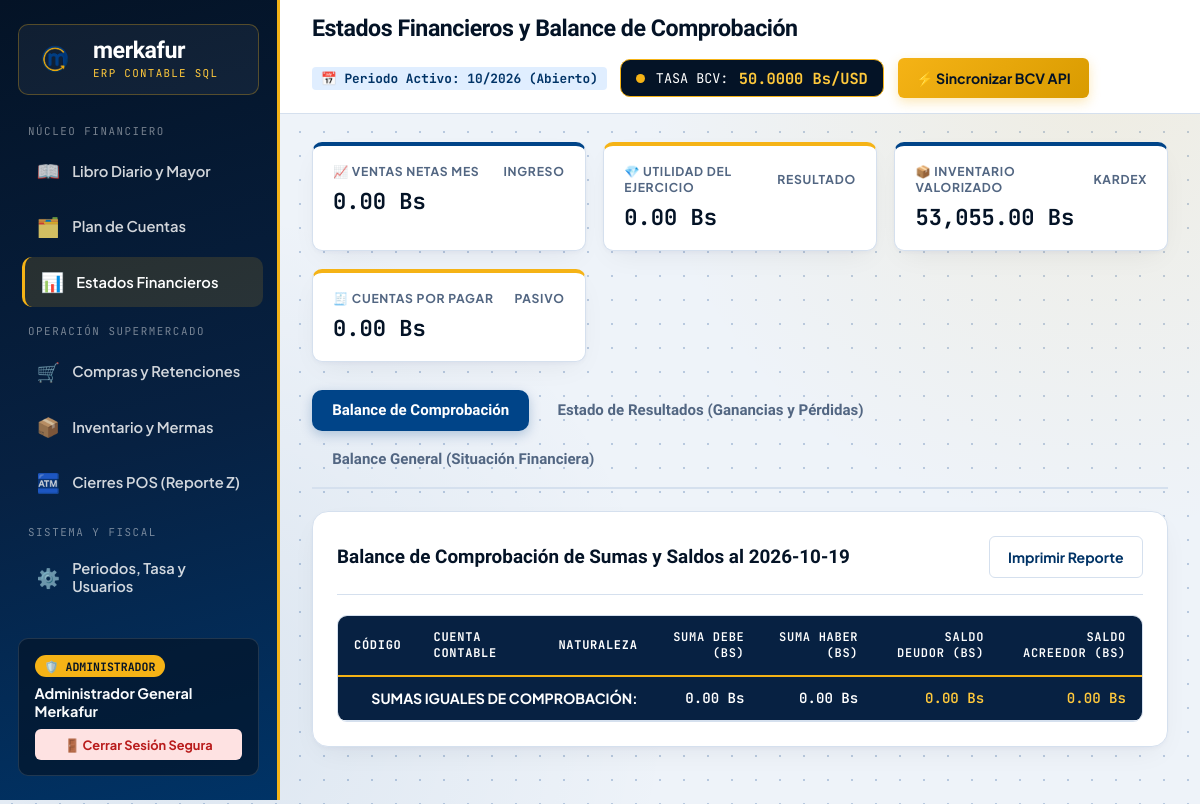
Screenshot of /public/contabilidad/estadosFinancieros (signed in) with the database file from the repository.
### tables this page shows
CREATE TABLE periodos_contables (
    id_periodo INT AUTO_INCREMENT PRIMARY KEY,
    anio_fiscal SMALLINT NOT NULL,
    mes_fiscal TINYINT NOT NULL,
    tasa_bcv_vigente DECIMAL(18,4) NOT NULL DEFAULT 50.0000,
    ultima_sincronizacion_tasa DATETIME NULL,
    estado ENUM('Abierto', 'Cerrado') NOT NULL DEFAULT 'Abierto',
    UNIQUE KEY uk_periodo (anio_fiscal, mes_fiscal)
);

### app/Controllers/ContabilidadController.php (called while the page is built, shortened)
<?php
class ContabilidadController extends Controller
{
    private ContabilidadModel $contabilidadModel;
    public function __construct()
    {
        $this->contabilidadModel = new ContabilidadModel();
    }
    public function estadosFinancieros(): void
    {
        $fechaCorte = $_GET['corte'] ?? date('Y-m-d');
        $eeff = $this->contabilidadModel->obtenerEstadosFinancieros($fechaCorte);
        $this->render('contabilidad/estados_financieros', [
            'titulo'              => 'Estados Financieros y Balance de Comprobación',
            'fechaCorte'          => $fechaCorte,
            'balanceComprobacion' => $this->contabilidadModel->obtenerBalanceComprobacion($fechaCorte),
            'estadoResultados'    => $eeff['estado_resultados'],
            'balanceGeneral'      => $eeff['balance_general'],
            'resumen'             => $this->contabilidadModel->obtenerResumenEjecutivo()
        ]);
    }
}

### core/Router.php (called while the page is built, shortened)
<?php
class Router
{
    private string $controller = 'ContabilidadController';
    private string $method     = 'index';
    public function dispatch(): void
    {
        $url = $this->parseUrl();
        if (!empty($url[0])) {
            $formattedName = str_replace(' ', '', ucwords(str_replace(['-', '_'], ' ', strtolower($url[0]))));
            $candidateController = $formattedName . 'Controller';
            if (file_exists(__DIR__ . '/../app/Controllers/' . $candidateController . '.php')) {
                $this->controller = $candidateController;
                unset($url[0]);
            } else {
                $this->abort(404, "El módulo solicitado ({$candidateController}) no existe.");
            }
        }
        $controllerObject = new $this->controller();
        if (isset($url[1])) {
            if (method_exists($controllerObject, $url[1])) {
                $this->method = $url[1];
                unset($url[1]);
            } else {
                $this->abort(404, "La acción solicitada ({$url[1]}) no existe en {$this->controller}.");
            }
        }
        $this->params = $url ? array_values($url) : [];
        call_user_func_array([$controllerObject, $this->method], $this->params);
    }
    private function parseUrl(): array
    {
        if (isset($_GET['url'])) {
            return explode('/', filter_var(rtrim($_GET['url'], '/'), FILTER_SANITIZE_URL));
        }
        return [];
    }
}

### public/index.php (called while the page is built, shortened)
<?php
require_once __DIR__ . '/../core/Database.php';
require_once __DIR__ . '/../core/MotorContable.php';
require_once __DIR__ . '/../core/Router.php';
$router = new Router();
$router->dispatch();

### core/MotorContable.php (called while the page is built, shortened)
<?php
class MotorContable
{
    private PDO $db;
    public function __construct()
    {
        $this->db = Database::getConnection();
    }
    public function obtenerPeriodoAbierto(): array
    {
        $stmt = $this->db->query(
            "SELECT id_periodo, anio_fiscal, mes_fiscal, tasa_bcv_vigente, estado
             FROM periodos_contables
             WHERE estado = 'Abierto'
             ORDER BY anio_fiscal DESC, mes_fiscal DESC
             LIMIT 1"
        );
        $periodo = $stmt->fetch();
        return $periodo;
    }
}

### core/Database.php (called while the page is built, shortened)
<?php
class Database
{
    private static ?PDO $instance = null;
    public static function getConnection(): PDO
    {
        if (self::$instance === null) {
            $dsn = "mysql:host=" . DB_HOST . ";dbname=" . DB_NAME . ";charset=" . DB_CHARSET;
            $options = [
                PDO::ATTR_ERRMODE            => PDO::ERRMODE_EXCEPTION,
                PDO::ATTR_DEFAULT_FETCH_MODE => PDO::FETCH_ASSOC,
                PDO::ATTR_EMULATE_PREPARES   => false,
            ];
            try {
                self::$instance = new PDO($dsn, DB_USER, DB_PASS, $options);
            } catch (PDOException $e) {
                die("Error crítico de conexión a la Base de Datos de Merkafur: " . $e->getMessage());
            }
        }
        return self::$instance;
    }
}

### app/Models/ContabilidadModel.php (called while the page is built, shortened)
<?php
class ContabilidadModel
{
    private PDO $db;
    public function __construct()
    {
        $this->db = Database::getConnection();
    }
    public function obtenerEstadosFinancieros(?string $fechaFin = null): array
    {
        $ingresos   = [];
        $costos     = [];
        $gastos     = [];
        $activos    = [];
        $pasivos    = [];
        $patrimonio = [];
        $totalIngresos   = 0.00;
        $totalCostos     = 0.00;
        $totalGastos     = 0.00;
        $totalActivos    = 0.00;
        $totalPasivos    = 0.00;
        $totalPatrimonio = 0.00;
        $utilidadBruta         = round($totalIngresos - $totalCostos, 2);
        $utilidadNetaEjercicio = round($utilidadBruta - $totalGastos, 2);
        $totalPasivoMasPatrimonio = round($totalPasivos + $totalPatrimonio + $utilidadNetaEjercicio, 2);
        return [
            'estado_resultados' => [
                'ingresos'       => $ingresos,
                'costos'         => $costos,
                'gastos'         => $gastos,
                'total_ingresos' => $totalIngresos,
                'total_costos'   => $totalCostos,
                'utilidad_bruta' => $utilidadBruta,
                'total_gastos'   => $totalGastos,
                'utilidad_neta'  => $utilidadNetaEjercicio
            ],
            'balance_general' => [
                'activos'                  => $activos,
                'pasivos'                  => $pasivos,
                'patrimonio'               => $patrimonio,
                'total_activos'            => $totalActivos,
                'total_pasivos'            => $totalPasivos,
                'total_patrimonio'         => $totalPatrimonio,
                'resultado_ejercicio'      => $utilidadNetaEjercicio,
                'total_pasivo_patrimonio'  => $totalPasivoMasPatrimonio,
                'ecuacion_cuadrada'        => abs($totalActivos - $totalPasivoMasPatrimonio) < 0.01
            ]
        ];
    }
    public function obtenerResumenEjecutivo(): array
    {
        $motor = new MotorContable();
        $periodo = $motor->obtenerPeriodoAbierto();
        $eeff = $this->obtenerEstadosFinancieros();
        $cxpPendiente = (float) $this->db->query(
            "SELECT COALESCE(SUM(saldo_pendiente_bs), 0) FROM facturas_compra WHERE estado_pago = 'Pendiente'"
        )->fetchColumn();
        $valorInventario = (float) $this->db->query(
            "SELECT COALESCE(SUM(stock_actual * costo_promedio_bs), 0) FROM productos"
        )->fetchColumn();
        return [
            'periodo'          => $periodo,
            'ventas_netas_bs'  => $eeff['estado_resultados']['total_ingresos'],
            'utilidad_neta_bs' => $eeff['estado_resultados']['utilidad_neta'],
            'cxp_pendiente_bs' => round($cxpPendiente, 2),
            'inventario_bs'    => round($valorInventario, 2)
        ];
    }
}

### app/Views/layouts/main_layout.php (the view, shortened to what this page needs)
<?php
$periodoActivo = $resumen['periodo'];
$tasaActual    = (float)($periodoActivo['tasa_bcv_vigente'] ?? 50.00);
$urlActual     = $_GET['url'] ?? 'contabilidad/libros';
$rolUsuario    = $_SESSION['usuario_rol'] ?? 'Contador';
?>
<!DOCTYPE html>
<html lang="es">
<head>
    <link rel="stylesheet" href="<?= BASE_URL ?>assets/css/estilos.css">
</head>
<body>
<div class="erp-wrapper">
    <aside class="erp-sidebar">
        <div>
                <div class="brand-box">
                    <img src="<?= BASE_URL ?>assets/img/logo_merkafur.png" alt="Merkafur Logo" style="height: 48px; max-width: 100%; object-fit: contain;">
                    <div>
                        <div class="brand-title">merkafur</div>
                        <span class="brand-subtitle">ERP Contable SQL</span>
                    </div>
                </div>
        <div class="nav-section-label">Núcleo Financiero</div>
            <ul class="erp-nav">
                <li>
                    <a href="<?= BASE_URL ?>contabilidad/libros" class="<?= str_contains($urlActual, 'libros') ? 'active' : '' ?>">
                        <span class="nav-icon">📖</span> Libro Diario y Mayor
                    </a>
                </li>
                <li>
                    <a href="<?= BASE_URL ?>contabilidad/planCuentas" class="<?= str_contains($urlActual, 'planCuentas') ? 'active' : '' ?>">
                        <span class="nav-icon">🗂️</span> Plan de Cuentas
                    </a>
                </li>
                <li>
                    <a href="<?= BASE_URL ?>contabilidad/estadosFinancieros" class="<?= str_contains($urlActual, 'estadosFinancieros') ? 'active' : '' ?>">
                        <span class="nav-icon">📊</span> Estados Financieros
                    </a>
                </li>
            </ul>
            <div class="nav-section-label">Operación Supermercado</div>
            <ul class="erp-nav">
                <li>
                    <a href="<?= BASE_URL ?>compras/index" class="<?= str_contains($urlActual, 'compras') ? 'active' : '' ?>">
                        <span class="nav-icon">🛒</span> Compras y Retenciones
                    </a>
                </li>
                <li>
                    <a href="<?= BASE_URL ?>inventario/index" class="<?= str_contains($urlActual, 'inventario') ? 'active' : '' ?>">
                        <span class="nav-icon">📦</span> Inventario y Mermas
                    </a>
                </li>
                <li>
                    <a href="<?= BASE_URL ?>ventas_pos/index" class="<?= str_contains($urlActual, 'ventas_pos') ? 'active' : '' ?>">
                        <span class="nav-icon">🏧</span> Cierres POS (Reporte Z)
                    </a>
                </li>
            </ul>
            <div class="nav-section-label">Sistema y Fiscal</div>
            <ul class="erp-nav">
                <li>
                    <a href="<?= BASE_URL ?>auth/configuracion" class="<?= str_contains($urlActual, 'configuracion') ? 'active' : '' ?>">
                        <span class="nav-icon">⚙️</span> Periodos, Tasa y Usuarios
                    </a>
                </li>
            </ul>
        </div>
        <div class="sidebar-user-card">
            <span class="role-pill">🛡️ <?= htmlspecialchars($rolUsuario) ?></span>
            <div style="font-weight:700; font-size:0.9rem; margin-bottom:0.6rem;">
                <?= htmlspecialchars($_SESSION['usuario_nombre'] ?? 'Usuario Merkafur') ?>
            </div>
            <a href="<?= BASE_URL ?>auth/logout" class="btn btn-danger" style="width:100%; padding:0.45rem; font-size:0.8rem;">
                🚪 Cerrar Sesión Segura
            </a>
        </div>
    </aside>
    <div class="erp-main">
        <header class="erp-topbar">
            <div class="page-heading">
                <h1><?= htmlspecialchars($titulo ?? 'Panel Contable Merkafur') ?></h1>
            </div>
            <div class="topbar-tickers">
                <span class="code-badge">
                    📅 Periodo Activo: <?= sprintf('%02d/%04d', $periodoActivo['mes_fiscal'], $periodoActivo['anio_fiscal']) ?> (<?= $periodoActivo['estado'] ?? 'Abierto' ?>)
                </span>
                <div class="bcv-badge">
                    <span class="bcv-dot"></span>
                    <span>TASA BCV:</span>
                    <span class="bcv-value"><?= number_format($tasaActual, 4) ?> Bs/USD</span>
                </div>
                <button type="button" id="btnSyncBcv" class="btn btn-gold"
                        onclick="sincronizarTasaBcvApi('<?= BASE_URL ?>auth/actualizarTasa')">
                    ⚡ Sincronizar BCV API
                </button>
            </div>
        </header>
        <main class="erp-content">
            <section class="kpi-strip reveal stagger-1 no-print">
                <div class="kpi-card">
                    <div class="kpi-label"><span>📈 Ventas Netas Mes</span><span>Ingreso</span></div>
                    <div class="kpi-amount"><?= number_format($resumen['ventas_netas_bs'], 2) ?> Bs</div>
                </div>
                <div class="kpi-card gold-accent">
                    <div class="kpi-label"><span>💎 Utilidad del Ejercicio</span><span>Resultado</span></div>
                    <div class="kpi-amount"><?= number_format($resumen['utilidad_neta_bs'], 2) ?> Bs</div>
                </div>
                <div class="kpi-card">
                    <div class="kpi-label"><span>📦 Inventario Valorizado</span><span>Kardex</span></div>
                    <div class="kpi-amount"><?= number_format($resumen['inventario_bs'], 2) ?> Bs</div>
                </div>
                <div class="kpi-card gold-accent">
                    <div class="kpi-label"><span>🧾 Cuentas por Pagar</span><span>Pasivo</span></div>
                    <div class="kpi-amount"><?= number_format($resumen['cxp_pendiente_bs'], 2) ?> Bs</div>
                </div>
            </section>
        </main>
    </div>
</div>
</body>
</html>

### rows the page displays
periodos_contables: mes_fiscal "10", anio_fiscal "2026", estado "Abierto", tasa_bcv_vigente "50.0000"

### other values shown
$rolUsuario "ADMINISTRADOR"
$_SESSION['usuario_nombre'] "Administrador General Merkafur"
$titulo "Estados Financieros y Balance de Comprobación"
$resumen['ventas_netas_bs'] "0.00"
$resumen['utilidad_neta_bs'] "0.00"
$resumen['inventario_bs'] "53,055.00"
$resumen['cxp_pendiente_bs'] "0.00"
$fechaCorte "2026-10-19"
$totSDebe "0.00"
$totSHaber "0.00"
$totDeudor "0.00"
$totAcreedor "0.00"
